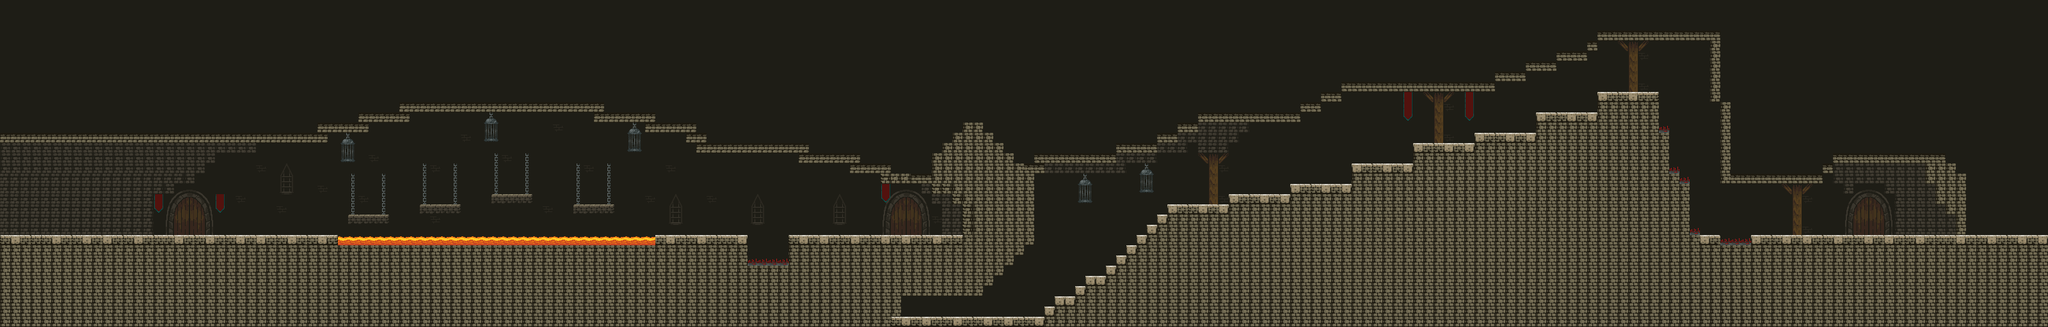

A 2D game scene composited from a Tiled map and its tileset images. What follows is a short description and the map's XML, with each tile layer's data collapsed to a summary:
An orthogonal 200x32 tile map with 16x16 px tiles, 3 tile layers (sky, background, graphics), 6 tilesets and 93 objects.

<map version="1.2" tiledversion="1.2.1" orientation="orthogonal" renderorder="right-down" width="200" height="32" tilewidth="16" tileheight="16" infinite="0" nextlayerid="19" nextobjectid="565">
 <tileset firstgid="1" source="tilesheet_dungeon.tsx" />
 <tileset firstgid="141" source="tilesheet_pagoda.tsx" />
 <tileset firstgid="365" source="tilesheet_grass.tsx" />
 <tileset firstgid="589" source="lava.tsx" />
 <tileset firstgid="621" source="sky.tsx" />
 <tileset firstgid="622" source="sample_map.tsx" />
 <layer id="14" name="sky" width="200" height="32">
  <data>[6400 cells, 6400 non-empty, 2 distinct tile ids]</data>
 </layer>
 <layer id="15" name="background" width="200" height="32">
  <data>[6400 cells, 533 non-empty, 108 distinct tile ids]</data>
 </layer>
 <layer id="16" name="graphics" width="200" height="32">
  <data>[6400 cells, 2396 non-empty, 57 distinct tile ids]</data>
 </layer>
 <objectgroup id="6" name="bounds">
  <object id="423" x="224" y="288" height="80" />
  <object id="438" x="1168" y="368" height="48" />
  <object id="439" x="1232" y="368" height="48" />
  <object id="457" x="1392" y="384" width="16" height="112" />
  <object id="485" x="2688" y="160" width="16" height="128" />
  <object id="486" x="2672" y="48" width="16" height="112" />
 </objectgroup>
 <objectgroup id="3" name="dirt" />
 <objectgroup id="5" name="wood" />
 <objectgroup id="17" name="stone">
  <object id="450" x="1024" y="368" width="144" height="16" />
  <object id="451" x="1232" y="368" width="176" height="16" />
  <object id="458" x="1408" y="496" width="224" height="16" />
  <object id="459" x="1632" y="480" width="16" height="16" />
  <object id="460" x="1648" y="464" width="32" height="16" />
  <object id="461" x="1680" y="448" width="16" height="16" />
  <object id="462" x="1696" y="432" width="32" height="16" />
  <object id="463" x="1728" y="416" width="16" height="16" />
  <object id="464" x="1744" y="400" width="16" height="16" />
  <object id="465" x="1760" y="384" width="16" height="16" />
  <object id="467" x="1776" y="368" width="16" height="16" />
  <object id="468" x="1792" y="352" width="16" height="16" />
  <object id="469" x="1808" y="336" width="16" height="16" />
  <object id="470" x="1824" y="320" width="96" height="16" />
  <object id="472" x="1920" y="304" width="96" height="16" />
  <object id="473" x="2016" y="288" width="96" height="16" />
  <object id="474" x="2112" y="256" width="96" height="16" />
  <object id="475" x="2112" y="272" width="16" />
  <object id="476" x="2208" y="224" width="96" height="16" />
  <object id="480" x="544" y="336" width="64" height="16" />
  <object id="481" x="656" y="320" width="64" height="16" />
  <object id="482" x="768" y="304" width="64" height="16" />
  <object id="483" x="896" y="320" width="64" height="16" />
  <object id="487" x="2736" y="368" width="336" height="16" />
  <object id="488" x="2656" y="368" width="32" height="16" />
  <object id="489" x="2496" y="144" width="96" height="16" />
  <object id="490" x="2400" y="176" width="96" height="16" />
  <object id="491" x="2304" y="208" width="96" height="16" />
  <object id="510" x="556" y="396.75" width="0.25" height="0.75" />
  <object id="511" x="224" y="368" width="304" height="16" />
  <object id="524" x="2208" y="240" width="16" height="16" />
  <object id="526" x="2496" y="160" width="16" height="16" />
 </objectgroup>
 <objectgroup id="4" name="lava">
  <object id="432" x="1024" y="368" height="16" />
  <object id="437" x="1168" y="416" width="64" />
  <object id="500" x="2592" y="208" width="16" height="16" />
  <object id="501" x="2608" y="272" width="16" height="16" />
  <object id="502" x="2624" y="288" width="16" height="16" />
  <object id="503" x="2688" y="384" width="48" height="16" />
  <object id="504" x="2640" y="368" width="16" height="16" />
  <object id="512" x="528" y="384" width="496" />
 </objectgroup>
 <objectgroup id="7" name="EnemyBounds">
  <object id="414" x="960" y="304" height="16" />
  <object id="415" x="896" y="304" height="16" />
  <object id="416" x="832" y="288" height="16" />
  <object id="417" x="768" y="288" height="16" />
  <object id="418" x="720" y="304" height="16" />
  <object id="419" x="656" y="304" height="16" />
  <object id="420" x="608" y="320" height="16" />
  <object id="421" x="544" y="320" height="16" />
  <object id="443" x="1232" y="352" height="16" />
  <object id="445" x="1168" y="352" height="16" />
  <object id="446" x="1024" y="352" height="16" />
  <object id="484" x="1408" y="352" height="16" />
  <object id="519" x="2976" y="336" height="32" />
  <object id="520" x="2752" y="352" height="16" />
  <object id="521" x="2400" y="160" height="16" />
  <object id="522" x="2112" y="240" height="16" />
  <object id="523" x="2016" y="272" height="16" />
  <object id="534" x="1856" y="208" width="16" height="16" />
  <object id="545" x="1120" y="224" width="16" height="16" />
  <object id="552" x="528" y="352" height="16" />
  <object id="554" x="464" y="224" width="16" height="16" />
  <object id="556" x="1472" y="480" height="16" />
  <object id="557" x="2208" y="208" height="32" />
  <object id="558" x="2304" y="192" height="16" />
  <object id="559" x="2112" y="272" height="16" />
  <object id="560" x="2384" y="192" height="16" />
  <object id="562" x="2288" y="208" height="16" />
  <object id="563" x="2096" y="272" height="16" />
  <object id="564" x="2480" y="160" height="16" />
 </objectgroup>
 <objectgroup id="8" name="RedBalls">
  <object id="533" x="1856" y="288" width="16" height="16" />
  <object id="543" x="1120" y="352" width="16" height="16" />
  <object id="553" x="464" y="320" width="16" height="16" />
 </objectgroup>
 <objectgroup id="10" name="FinishLine">
  <object id="506" x="2928" y="288" height="80" />
 </objectgroup>
 <objectgroup id="18" name="Devil">
  <object id="527" x="2816" y="352" width="16" height="16" />
  <object id="528" x="2432" y="160" width="16" height="16" />
  <object id="529" x="2336" y="192" width="16" height="16" />
  <object id="530" x="2160" y="240" width="16" height="16" />
  <object id="531" x="2256" y="208" width="16" height="16" />
  <object id="532" x="2064" y="272" width="16" height="16" />
  <object id="539" x="1520" y="480" width="16" height="16" />
  <object id="540" x="1328" y="352" width="16" height="16" />
  <object id="542" x="1088" y="352" width="16" height="16" />
  <object id="546" x="784" y="288" width="16" height="16" />
  <object id="547" x="672" y="304" width="16" height="16" />
  <object id="548" x="576" y="320" width="16" height="16" />
  <object id="549" x="928" y="304" width="16" height="16" />
  <object id="551" x="480" y="352" width="16" height="16" />
 </objectgroup>
</map>
